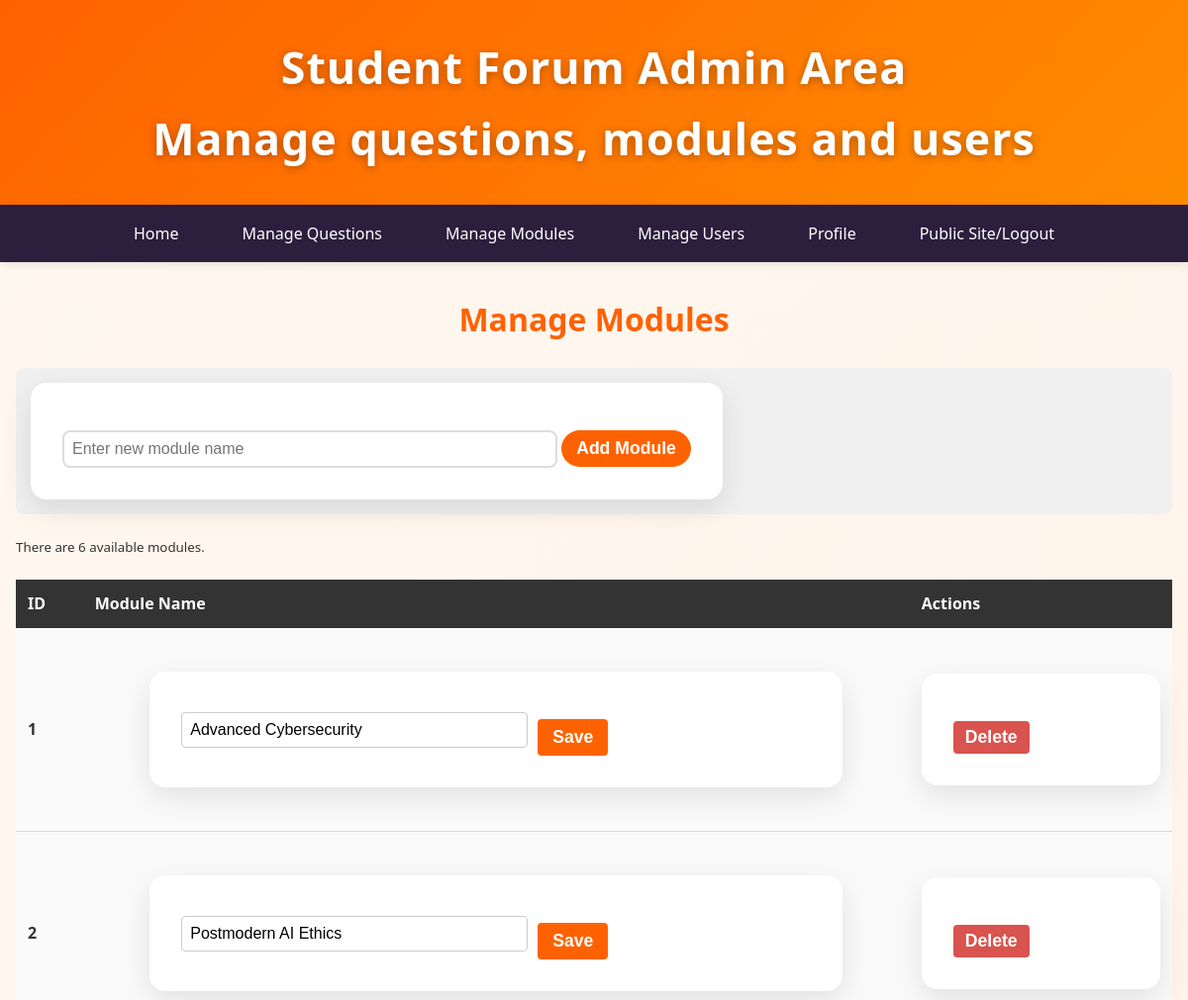
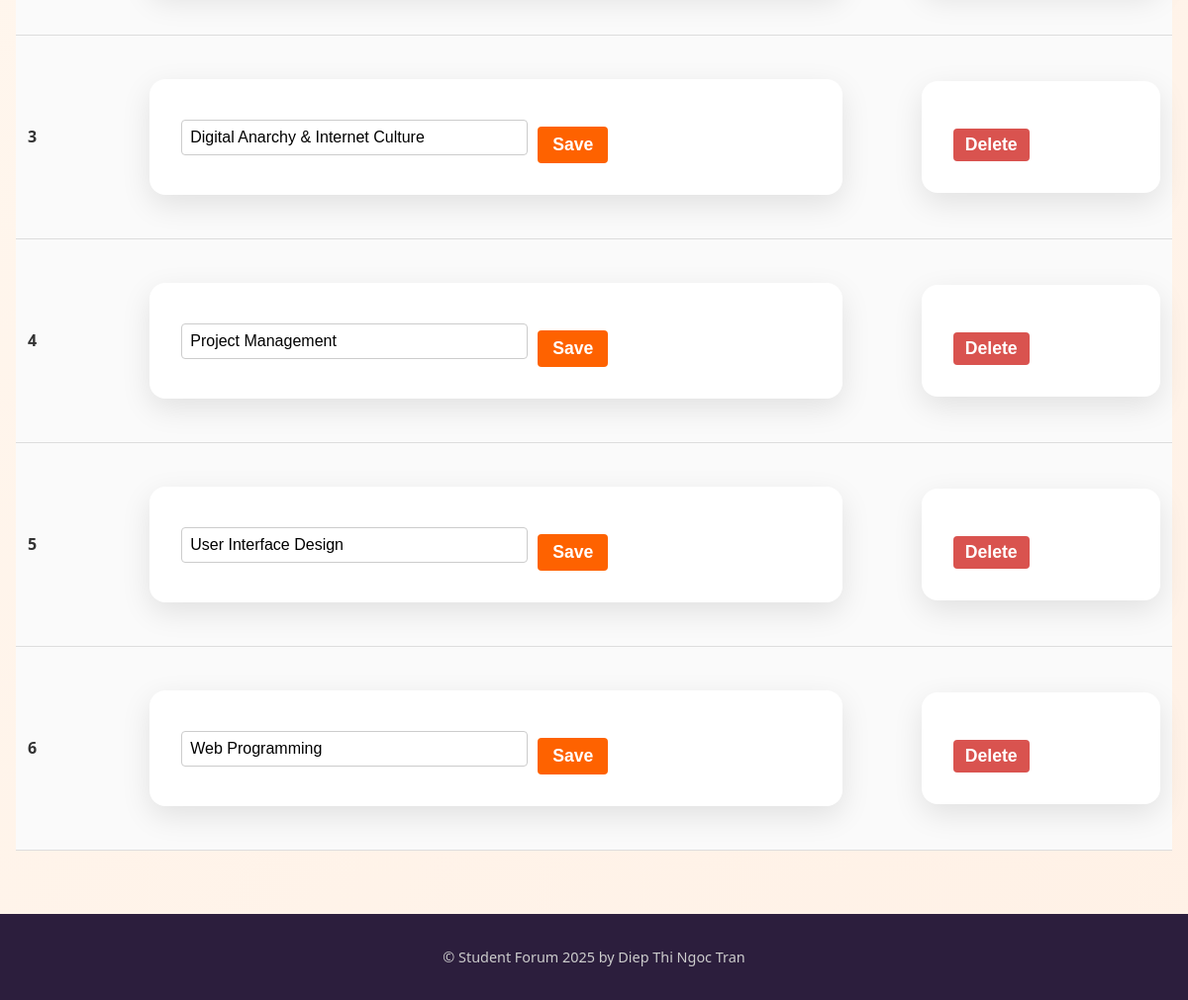
The app's page /admin/modules.php with its own data (2 pictures, top to bottom).
### tables this page shows
CREATE TABLE `module` (
  `id` int(11) NOT NULL,
  `moduleName` varchar(100) NOT NULL
);

### admin/modules.php (called while the page is built, shortened)
<?php
include '../includes/DatabaseConnection.php';
include '../includes/DatabaseFunctions.php';
$totalModules = totalModules($pdo);
try {
    $modules = allModules($pdo);
    include '../templates/admin_modules.html.php';
    $output = ob_get_clean();
} catch (PDOException $e) {
    $title = 'Error';
    $output = 'Database error: ' . $e->getMessage();
}
include '../templates/admin_layout.html.php';
?>

### includes/DatabaseFunctions.php (called while the page is built, shortened)
<?php
function query ($pdo, $sql, $parameters = []){
$query = $pdo -> prepare ($sql);
$query -> execute($parameters) ;
return $query;
}
function totalModules ($pdo){
$query = query ($pdo, 'SELECT COUNT(*) FROM module');
$row = $query->fetch();
return $row[0];
}
function allModules ($pdo) {
     $modules = query ($pdo, 'SELECT * FROM module');
     return $modules->fetchAll();
}
?>

### templates/admin_modules.html.php (the view, shortened to what this page needs)
<h2>Manage Modules</h2>
<div style="margin: 20px 0; padding: 15px; background: #f0f0f0; border-radius: 8px; width: auto;">
    <form method="post" style="display: inline-block; margin: auto;">
        <input type="text" name="moduleName" placeholder="Enter new module name" required
               style="padding: 8px; width: 500px; font-size: 1em;">
        <button type="submit" name="add" style="padding: 8px 15px; background: #fe6200; color: white; border: none; cursor: pointer;">
            Add Module
        </button>
    </form>
</div>
    <small>There are <?= $totalModules ?> available modules.</small>
<?php if (empty($modules)): ?>
    <p>No modules available yet.</p>
<?php else: ?>
    <table style="width: 100%; border-collapse: collapse; margin-top: 20px;">
        <thead>
            <tr style="background: #333; color: white; text-align: left;">
                <th style="padding: 12px;">ID</th>
                <th style="padding: 12px;">Module Name</th>
                <th style="padding: 12px;">Actions</th>
            </tr>
        </thead>
        <tbody>
            <?php foreach ($modules as $module): ?>
            <tr style="border-bottom: 1px solid #ddd; background: #fafafa;">
                <td style="padding: 12px; font-weight: bold;"><?= $module['id'] ?></td>
                <td style="padding: 12px;">
                    <form method="post" style="display: flex; gap: 10px; align-items: center;">
                        <input type="text" name="moduleName"
                               value="<?= htmlspecialchars($module['moduleName'], ENT_QUOTES) ?>"
                               required style="padding: 8px; width: 350px; font-size: 1em; border: 1px solid #ccc; border-radius: 4px;">
                        <button type="submit" name="edit"
                                style="padding: 8px 15px; background: #fe6200; color: white; border: none; border-radius: 4px; cursor: pointer;">
                            Save
                        </button>
                    </form>
                </td>
                <td style="padding: 12px;">
                    <form method="post" onsubmit="return confirm('Delete module: <?= htmlspecialchars($module['moduleName']) ?>?');">
                        <button type="submit" name="delete"
                                style="padding: 6px 12px; background: #d9534f; color: white; border: none; border-radius: 4px; cursor: pointer;">
                            Delete
                        </button>
                    </form>
                </td>
            </tr>
            <?php endforeach; ?>
        </tbody>
    </table>
<?php endif; ?>

### templates/admin_layout.html.php (shortened to what this page needs)
<?php
if (!isset($basePath)) {
    $basePath = '/COMP1841/studentforum';
}
?>
<!DOCTYPE html>
<html lang="en">
<head>
     <link rel="stylesheet" href="<?= $basePath ?>/css/style.css">
</head>
<body>
     <header id="admin">
          <h1>Student Forum Admin Area <br/>
               Manage questions, modules and users</h1>
     </header>
     <nav>
          <ul>
               <li><a href="<?= $basePath ?>/admin/index.php">Home</a></li>
               <li><a href="<?= $basePath ?>/admin/questions.php">Manage Questions</a></li>
               <li><a href="<?= $basePath ?>/admin/modules.php">Manage Modules</a></li>
               <li><a href="<?= $basePath ?>/admin/users.php">Manage Users</a></li>
               <li><a href="<?= $basePath ?>/admin/profile.php">Profile</a></li>
               <li><a href="<?= $basePath ?>/admin/login/Logout.php">Public Site/Logout</a></li>
          </ul>
     </nav>
     <main>
          <?= $output?>
     </main>
     <footer>&copy; Student Forum 2025 by Diep Thi Ngoc Tran</footer>
</body>
</html>

### css/style.css (style rules this page uses)
* { margin: 0; padding: 0; box-sizing: border-box; }
body { font-family: 'Segoe UI', Arial, Helvetica, sans-serif; background: linear-gradient(135deg, #fff8f0 0%, #fff1e6 100%); color: #333; line-height: 1.6; min-height: 100vh; }
header { background: linear-gradient(135deg, #fe6200, #ff8c00); color: white; padding: 2rem 0; text-align: center; box-shadow: 0 4px 15px rgba(254, 98, 0, 0.3); }
header h1 { font-size: 2.8rem; font-weight: 600; text-shadow: 0 2px 8px rgba(0,0,0,0.3); letter-spacing: 1px; }
nav { background: #2c1e3d; padding: 1rem 0; box-shadow: 0 2px 10px rgba(0,0,0,0.1); }
nav ul { max-width: 1200px; margin: 0 auto; display: flex; justify-content: center; flex-wrap: wrap; gap: 1rem; list-style: none; }
nav a { color: white; text-decoration: none; padding: 0.8rem 1.5rem; border-radius: 50px; font-weight: 500; transition: all 0.3s ease; }
main { max-width: 1200px; margin: 2rem auto; padding: 0 1rem; }
h2 { color: #fe6200; margin-bottom: 1.5rem; font-size: 2rem; text-align: center; }
form { background: white; padding: 2rem; border-radius: 16px; box-shadow: 0 10px 30px rgba(0,0,0,0.1); max-width: 700px; margin: 2rem auto; }
input[type="text"], input[type="email"], input[type="password"], select, textarea { width: 100%; padding: 0.9rem; border: 2px solid #ddd; border-radius: 8px; font-size: 1rem; transition: border 0.3s; }
input[type="submit"], button, a.btn { background: #fe6200; color: white; border: none; padding: 0.9rem 2rem; font-size: 1.1rem; font-weight: 600; border-radius: 50px; cursor: pointer; transition: all 0.3s ease; margin-top: 1rem; display: inline-block; text-decoration: none; text-align: center; }
footer { text-align: center; padding: 2rem; background: #2c1e3d; color: #ccc; margin-top: 4rem; font-size: 0.9rem; }

### records on screen
module: id "1", moduleName "Advanced Cybersecurity"
module: id "2", moduleName "Postmodern AI Ethics"
module: id "3", moduleName "Digital Anarchy & Internet Culture"
module: id "4", moduleName "Project Management"
module: id "5", moduleName "User Interface Design"
module: id "6", moduleName "Web Programming"

### other values on screen
$totalModules "6"
